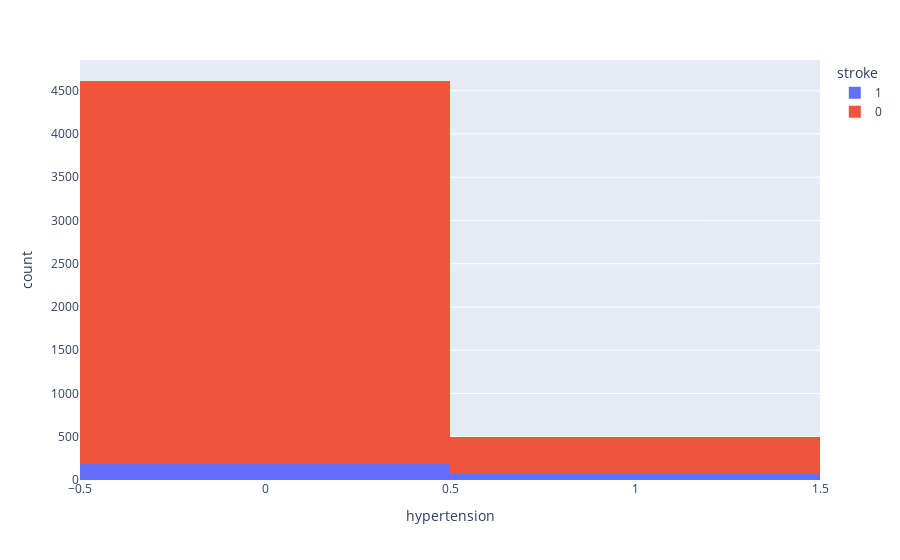

Notebook source saved alongside this figure:
### Code cell
px.histogram(df, x='hypertension', color= 'stroke') #Comparing the hypertension with respect to the stroke.

### Figure 1 — Plotly figure (JSON) as saved in the notebook; plotly's stock layout.template omitted (floating-point values rounded to 4 significant figures; data arrays with more than 128 entries replaced by an {"elided": "..."} marker saying what was removed)
{"data": [{"alignmentgroup": "True", "bingroup": "x", "hovertemplate": "stroke=1<br>hypertension=%{x}<br>count=%{y}<extra></extra>", "legendgroup": "1", "marker": {"color": "#636efa"}, "name": "1", "offsetgroup": "1", "orientation": "v", "showlegend": true, "type": "histogram", "x": {"elided": "249 int values"}, "xaxis": "x", "yaxis": "y"}, {"alignmentgroup": "True", "bingroup": "x", "hovertemplate": "stroke=0<br>hypertension=%{x}<br>count=%{y}<extra></extra>", "legendgroup": "0", "marker": {"color": "#EF553B"}, "name": "0", "offsetgroup": "0", "orientation": "v", "showlegend": true, "type": "histogram", "x": {"elided": "4861 int values"}, "xaxis": "x", "yaxis": "y"}], "layout": {"barmode": "relative", "legend": {"title": {"text": "stroke"}, "tracegroupgap": 0}, "margin": {"t": 60}, "xaxis": {"anchor": "y", "domain": [0, 1], "title": {"text": "hypertension"}}, "yaxis": {"anchor": "x", "domain": [0, 1], "title": {"text": "count"}}}}
